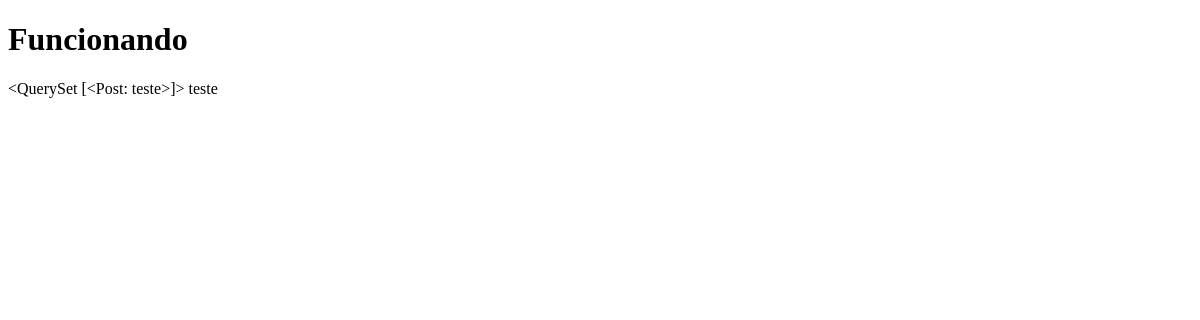
The app's page /posts/, older data.
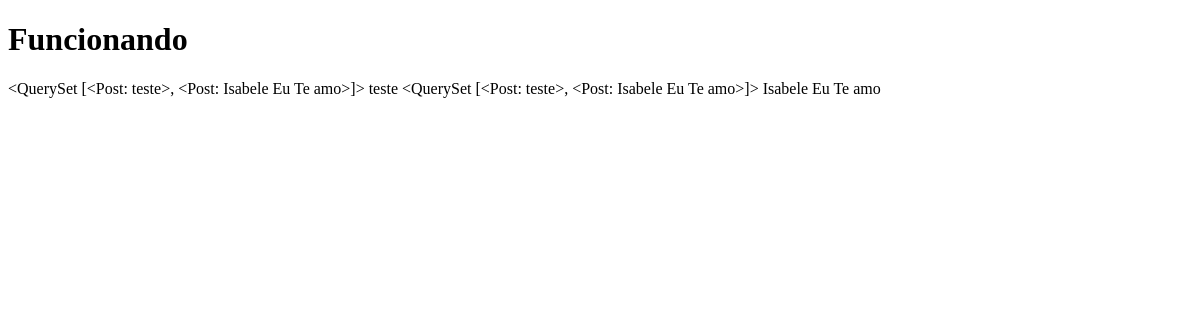
The same page, newer data.
### posts/models.py (models this page shows, shortened)
class Post(models.Model):
    title = models.CharField(max_length=120) #max_length=120
    content = models.TextField()
    updated = models.DateTimeField(auto_now=True, auto_now_add=False)
    timestamp = models.DateTimeField(auto_now=False, auto_now_add=True)
    def __str__(self):
        return self.title

### posts/views.py (the view)
def post_list(request):
    queryset = Post.objects.all()
    context = {
        "object_list":queryset,
        "title": "List"
    }
    return render(request, "index.html", context)

### templates/index.html (shortened to what this page needs)
<!DOCTYPE html>
<html lang="pt-BR">
<head>
</head>
<body>
    <h1>Funcionando</h1>
    {% for obj in object_list %}
    {{ object_list}}
    {{obj.title}}
    {% endfor %}
</body>
</html>

Row changes from the older to the newer data that the page shows:
computed for Post "teste": title.title "<QuerySet [<Post: teste>]>" → "<QuerySet [<Post: teste>, <Post: Isabele Eu Te amo>]>"
added Post: {{ object_list }} "<QuerySet [<Post: teste>, <Post: Isabele Eu Te amo>]>", title "Isabele Eu Te amo"
